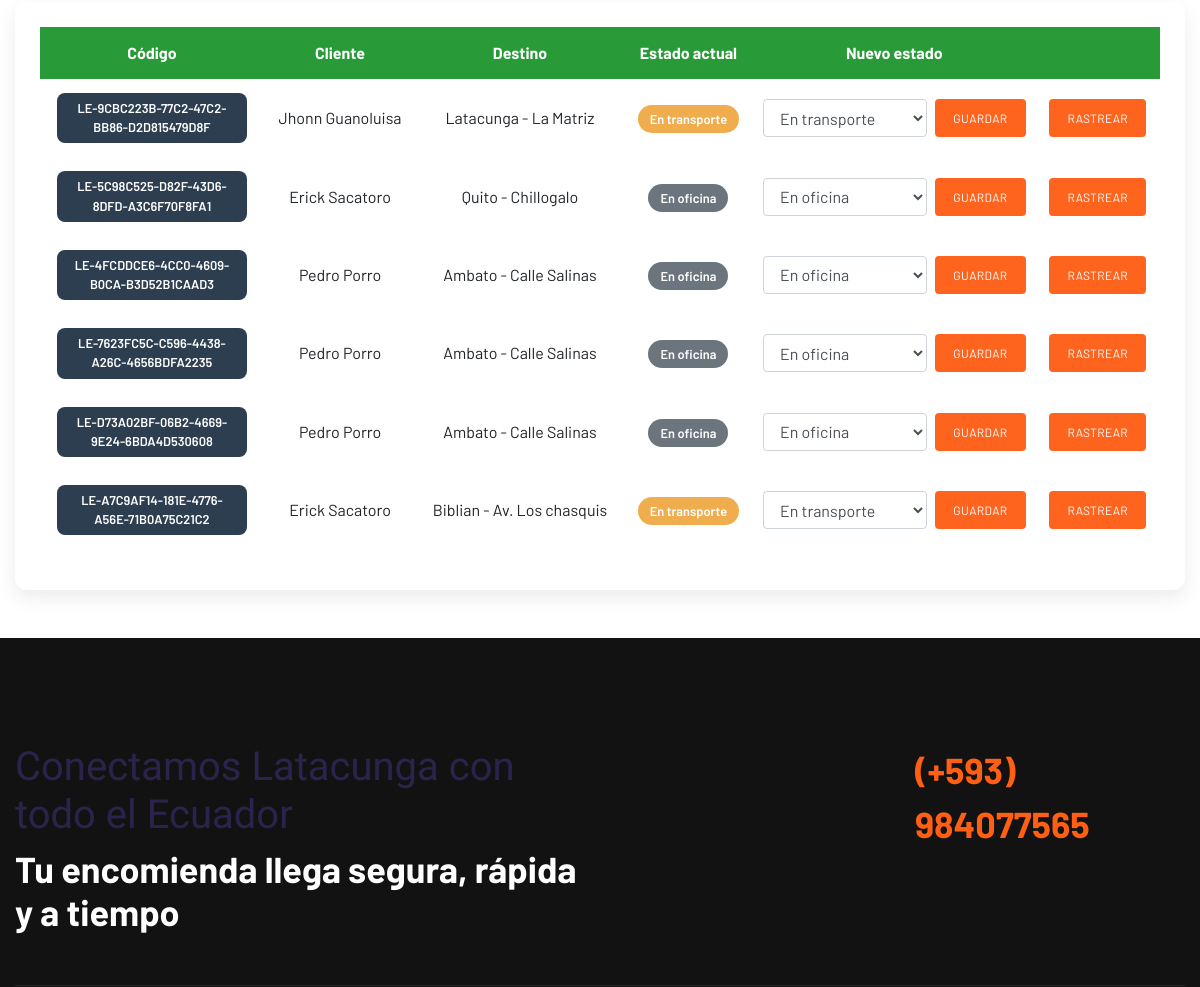
/actualizar_estados/ (signed in, middle part), run on an earlier commit of the app's database.
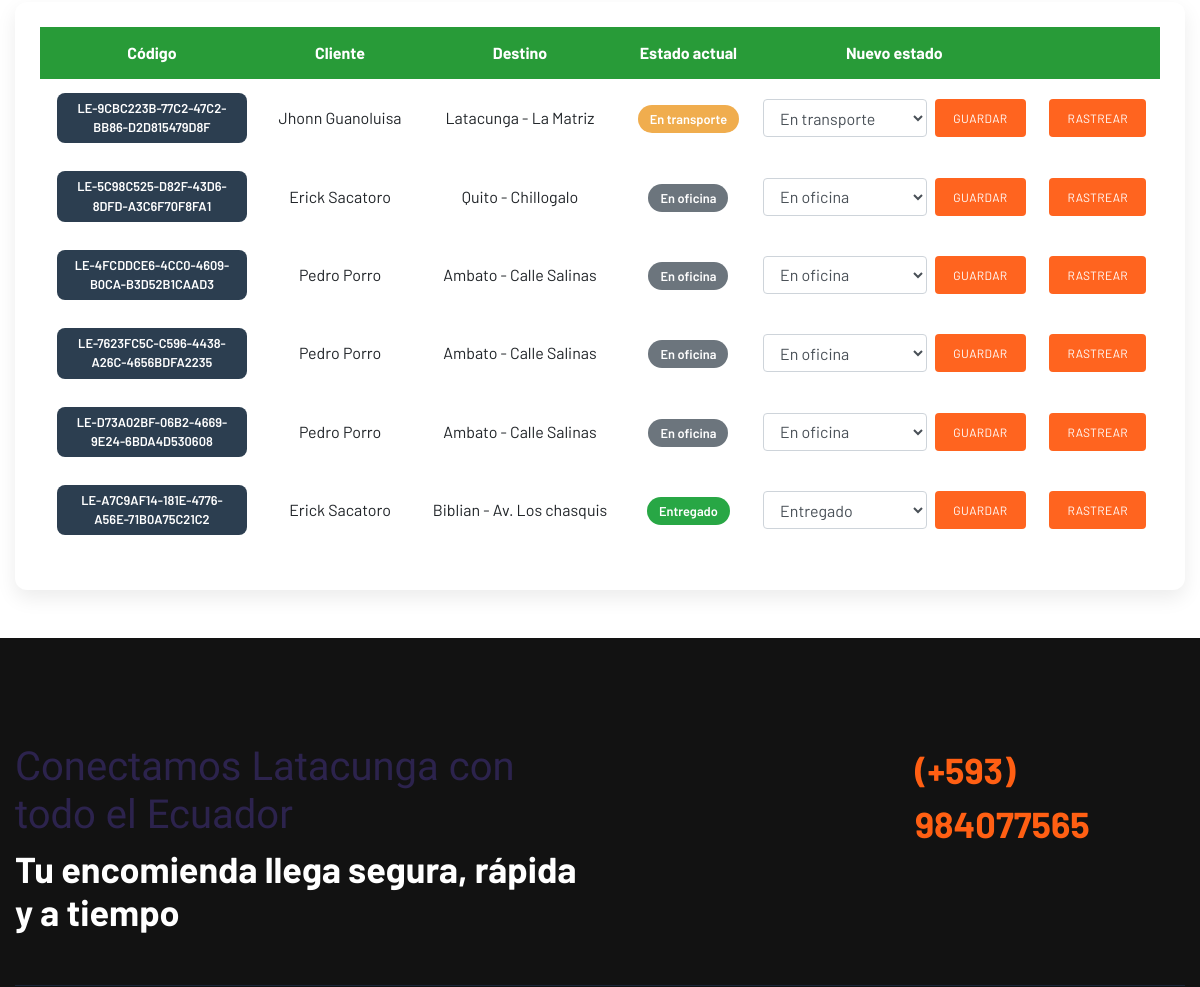
And on a later commit of the database.
### Envio/models.py (models this page shows, shortened)
class Encomienda(models.Model):
    ESTADOS = [
        ('OFICINA', 'En oficina'),
        ('TRANSPORTE', 'En transporte'),
        ('ENTREGADO', 'Entregado'),
    ]
    TRANSPORTE = [
        ('BUS', 'Bus'),
        ('CAMIONETA', 'Camioneta'),
        ('MOTO', 'Moto'),
    ]
    codigo = models.UUIDField(default=uuid.uuid4, editable=False, unique=True)
    cliente = models.ForeignKey(Cliente, on_delete=models.CASCADE)
    destino = models.ForeignKey(Destino, on_delete=models.CASCADE)
    descripcion = models.TextField()
    peso = models.FloatField()
    precio = models.DecimalField(max_digits=8, decimal_places=2)
    nombre_destinatario = models.CharField(max_length=150)
    cedula_destinatario = models.CharField(max_length=10)
    email_destinatario = models.EmailField()
    telefono_destinatario = models.CharField(max_length=15)
    estado = models.CharField(max_length=20, choices=ESTADOS, default='OFICINA')
    transporte = models.CharField(max_length=20, choices=TRANSPORTE)
    fecha_envio = models.DateTimeField(auto_now_add=True)
    fecha_estimada = models.DateTimeField()

class Cliente(models.Model):
    nombre = models.CharField(max_length=100)
    apellido= models.CharField(max_length=100)
    cedula = models.CharField(max_length=10, unique=True)
    email = models.EmailField()
    telefono = models.CharField(max_length=10)

class Destino(models.Model):
    ciudad = models.CharField(max_length=100)
    direccion = models.CharField(max_length=200)
    codigo_postal = models.CharField(max_length=6)
    nombre_destinatario = models.CharField(max_length=100, null=True, blank=True)
    cedula_destinatario = models.CharField(max_length=10, null=True, blank=True)
    email_destinatario = models.EmailField(null=True, blank=True)
    telefono_destinatario = models.CharField(max_length=15, null=True, blank=True)

### Envio/views.py (the view, shortened to what this page needs)
# urls.py: path('actualizar_estados/', views.actualizar_estados),
@requiere_admin_o_transportista
def actualizar_estados(request):
    encomiendas = Encomienda.objects.select_related('cliente', 'destino').all().order_by('-fecha_envio')
    return render(request, 'actualizar_estados.html', {
        'encomiendas': encomiendas,
        'estados': Encomienda.ESTADOS,
    })

### Envio/views.py (called while the page is built)
def es_admin(user):
    return user.is_authenticated and (
        user.is_superuser or user.groups.filter(name='admin').exists()
    )

def requiere_admin_o_transportista(view_func):
    return user_passes_test(
        lambda user: es_admin(user) or es_transportista(user),
        login_url='/login/'
    )(view_func)

### Envio/templates/actualizar_estados.html (shortened to what this page needs)
{% extends "plantillaPrincipal.html" %}
{% load static %}
{% block contenido %}
<div class="container mt-4 mb-5">
    <div class="contenedor-estados">
        <table id="tbl_estados" class="table table-borderless align-middle tabla-estados" style="width:100%">
            <thead>
                <tr>
                    <th>Código</th>
                    <th>Cliente</th>
                    <th>Destino</th>
                    <th>Estado actual</th>
                    <th>Nuevo estado</th>
                    <th></th>
                </tr>
            </thead>
            <tbody>
                {% for encomienda in encomiendas %}
                    <tr>
                        <td><span class="badge-codigo">LE-{{ encomienda.codigo|slice:":8"|upper }}</span></td>
                        <td>{{ encomienda.cliente.nombre }} {{ encomienda.cliente.apellido }}</td>
                        <td>{{ encomienda.destino.ciudad }} - {{ encomienda.destino.direccion }}</td>
                        <td>
                            {% if encomienda.estado == 'OFICINA' %}
                                <span class="badge-estado badge-oficina">En oficina</span>
                            {% elif encomienda.estado == 'TRANSPORTE' %}
                                <span class="badge-estado badge-transporte">En transporte</span>
                            {% elif encomienda.estado == 'ENTREGADO' %}
                                <span class="badge-estado badge-entregado">Entregado</span>
                            {% endif %}
                        </td>
                        <td>
                            <form method="post" action="/actualizar_estados/" class="form-estado">
                                <select name="estado" class="form-control" aria-label="Estado de la encomienda">
                                    {% for valor, etiqueta in estados %}
                                        <option value="{{ valor }}" {% if encomienda.estado == valor %}selected{% endif %}>{{ etiqueta }}</option>
                                    {% endfor %}
                                </select>
                                <button type="submit" class="btn-guardar">Guardar</button>
                            </form>
                        </td>
                        <td><a href="/rastrear_encomienda/" class="btn-rastrear">Rastrear</a></td>
                    </tr>
                {% empty %}
                    <tr>
                        <td colspan="6" class="text-center py-4">No hay encomiendas registradas.</td>
                    </tr>
                {% endfor %}
            </tbody>
        </table>
    </div>
</div>
{% endblock %}

What changed in the data, as far as the page shows it:
changed Encomienda "A7C9AF14-181E-4776-A56E-71B0A75C21C2": estado "En transporte" → "Entregado"
